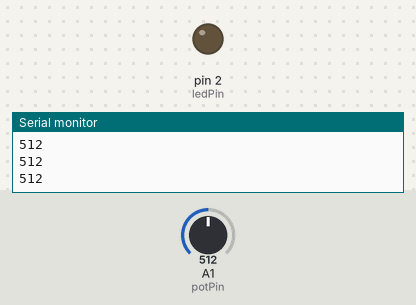
Recording of a sketch running on a simulated Arduino Uno, built with avr-gcc and run on an emulated ATmega328P. On the bench: output pins drawn as LEDs (lit = HIGH), the last lines printed to the serial monitor. The test bench sets the inputs (shaded band); at power-on: A1 (potPin) = 512.

Above: at 1.2 s.
1.3 s: A1 (potPin) set to 992
3.2 s: A1 (potPin) set to 1008
At 4.8 s:
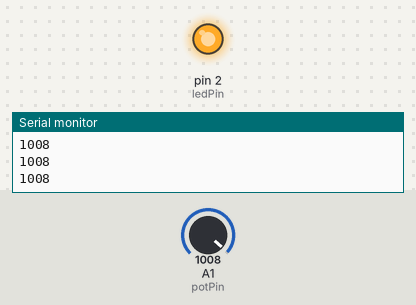
5.1 s: A1 (potPin) set to 990
At 6.4 s:
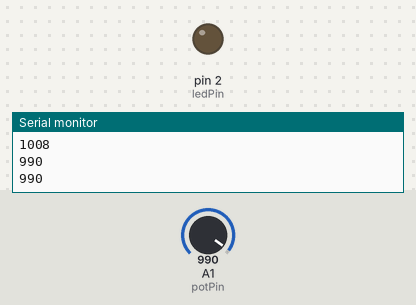
7.1 s: A1 (potPin) set to 1010
At 8.0 s:
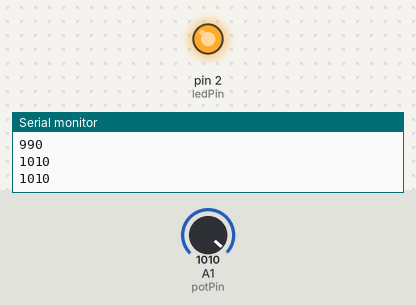
Timing chart, 0 to 10.1 s (numbered marks = the images above; inputs shaded):
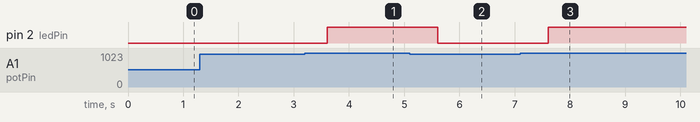

Measured:
- the behaviour switches between 999 and 1000 on A1 (potPin) (found by bisection; images 0 and 1)
- after the input at 3.2 s, pin 2 (ledPin): LOW → HIGH after 0.40 s
- after the input at 5.1 s, pin 2 (ledPin): HIGH → LOW after 0.50 s
- after the input at 7.1 s, pin 2 (ledPin): LOW → HIGH after 0.51 s

The sketch:

sketch_jul18c.ino
```cpp
int potPin = A1;
int ledPin = 2;
int potVal;
int dt = 400;

void setup() {
  // put your setup code here, to run once:
  Serial.begin(9600);
  pinMode(potPin, INPUT);
  pinMode(ledPin, OUTPUT);
}

void loop() {
  // put your main code here, to run repeatedly:
  potVal = analogRead(potPin);
  Serial.println(potVal);
  delay(dt);

  while (potVal >= 1000) {
    digitalWrite(ledPin, HIGH);
    Serial.println(potVal);
    potVal = analogRead(potPin);
    delay(dt);
  }
  digitalWrite(ledPin, LOW);
}
```
